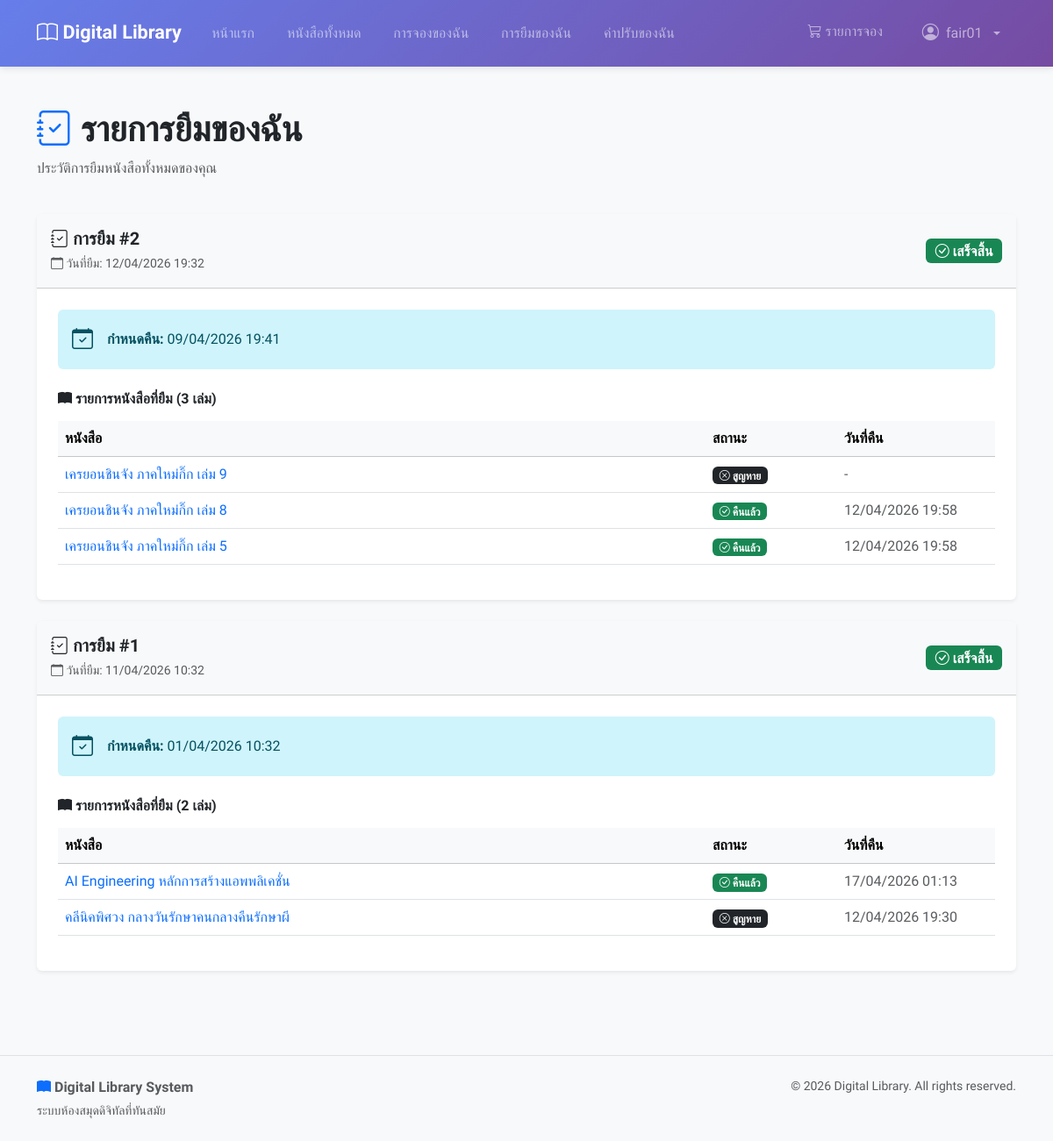
Before: /my-loans/ (signed in) with the older database file.
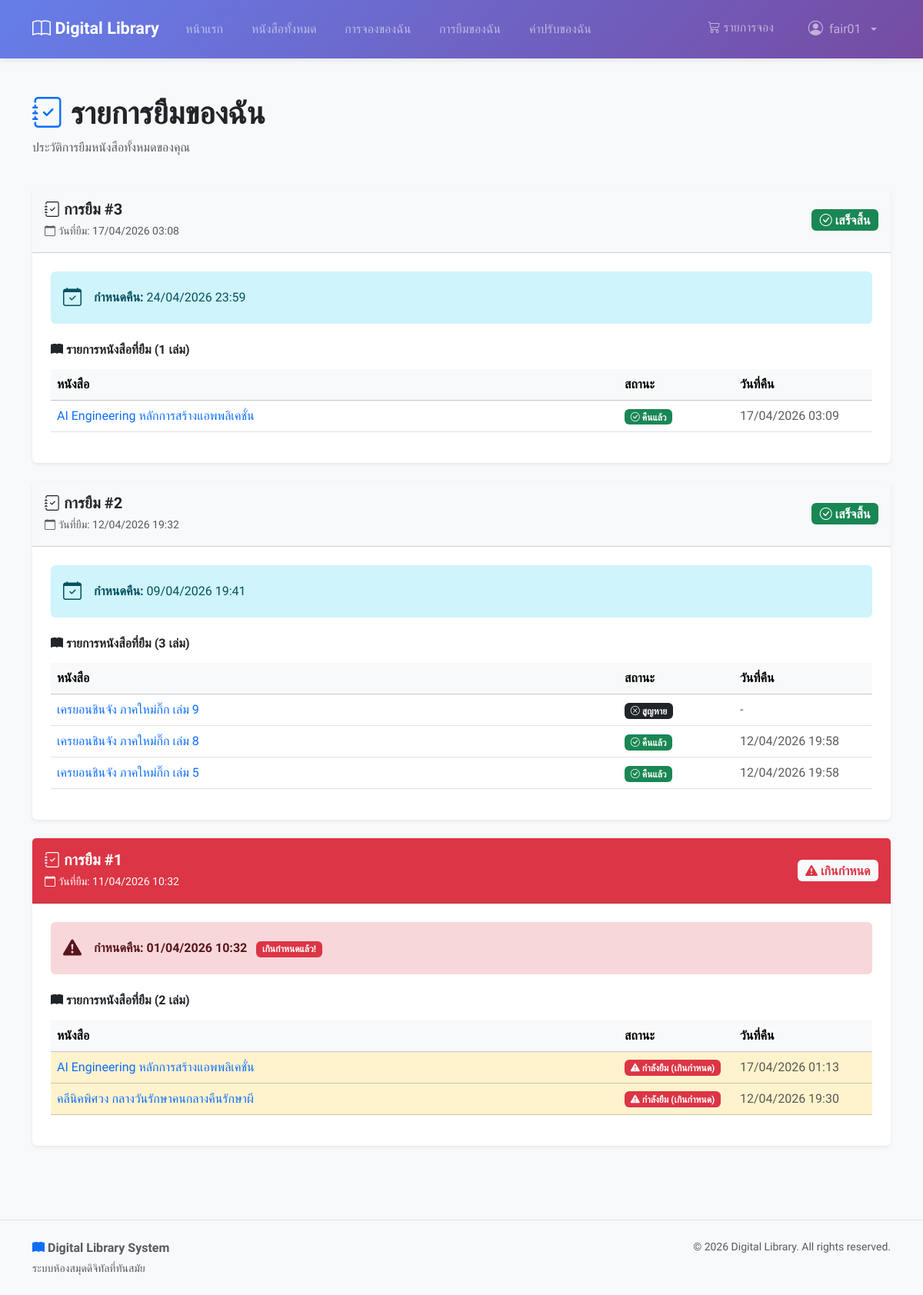
After: the same page with the newer database file.
### loans/models.py (models this page shows, shortened)
class Loan(models.Model):
    STATUS_CHOICES = [
        ('active', 'กำลังยืม'),
        ('completed', 'เสร็จสิ้น'),
    ]
    id = models.AutoField(primary_key=True)
    user = models.ForeignKey(
        settings.AUTH_USER_MODEL,
        on_delete=models.CASCADE,
        related_name='loans'
    )
    status = models.CharField(
        max_length=20,
        choices=STATUS_CHOICES,
        default='active'
    )
    due_date = models.DateTimeField(null=True, blank=True)
    created_at = models.DateTimeField(auto_now_add=True)
    if TYPE_CHECKING:
        loan_items: Manager["LoanItem"]
    class Meta:
        db_table = 'loans'
        verbose_name = 'Loan'
        verbose_name_plural = 'Loans'
        ordering = ['-created_at']
    @property
    def is_overdue(self) -> bool:
        if self.status != 'active' or not self.due_date:
            return False
        return self.due_date < timezone.now()

class LoanItem(models.Model):
    STATUS_CHOICES = [
        ('borrowed', 'กำลังยืม'),
        ('returned', 'คืนแล้ว'),
        ('lost', 'หาย'),
    ]
    id = models.AutoField(primary_key=True)
    book = models.ForeignKey(
        Book,
        on_delete=models.CASCADE,
        related_name='loan_items'
    )
    loan = models.ForeignKey(
        Loan,
        on_delete=models.CASCADE,
        related_name='loan_items'
    )
    hold_item = models.OneToOneField(
        HoldItem,
        on_delete=models.SET_NULL,
        null=True,
        blank=True,
        related_name='loan_item'
    )
    status = models.CharField(
        max_length=20,
        choices=STATUS_CHOICES,
        default='borrowed'
    )
    returned_at = models.DateTimeField(null=True, blank=True)
    created_at = models.DateTimeField(auto_now_add=True)
    class Meta:
        db_table = 'loan_items'
        verbose_name = 'Loan Item'
        verbose_name_plural = 'Loan Items'
        ordering = ['-created_at']
    @property
    def is_overdue(self) -> bool:
        if self.status != 'borrowed':
            return False
        return self.loan.is_overdue

### books/models.py (models this page shows, shortened)
class Book(models.Model):
    id = models.AutoField(primary_key=True)
    title = models.CharField(max_length=255)
    isbn = models.CharField(
        max_length=13,
        unique=True,
        null=False,
        blank=False,
    )
    description = models.TextField(null=True, blank=True)
    image_url = models.ImageField(
        upload_to="books/covers/",
        max_length=255,
        null=True,
        blank=True,
    )
    total_quantity = models.IntegerField(default=0)
    available_quantity = models.IntegerField(default=0)
    publish_year = models.IntegerField(null=True, blank=True)
    publisher = models.ForeignKey(
        Publisher,
        on_delete=models.SET_NULL,
        null=True,
        blank=True,
        related_name='books',
    )
    authors = models.ManyToManyField(
        Author,
        blank=True,
        through="BookAuthor",
        related_name="books",
    )
    categories = models.ManyToManyField(
        Category,
        blank=True,
        through="BookCategory",
        related_name="books",
    )
    created_at = models.DateTimeField(auto_now_add=True)
    if TYPE_CHECKING:
        hold_items: Manager[HoldItem]
        hold_items: Manager[HoldItem]
        loan_items: Manager[LoanItem]
    class Meta:
        db_table = "books"
        verbose_name = "Book"
        verbose_name_plural = "Books"
        constraints = [
            models.CheckConstraint(
                check=Q(total_quantity__gte=0),
                name="check_books_total_quantity_gte_0",
            ),
            models.CheckConstraint(
                check=Q(available_quantity__gte=0),
                name="check_books_available_quantity_gte_0",
            ),
            models.CheckConstraint(
                check=Q(publish_year__isnull=True) | Q(publish_year__gte=0),
                name="check_books_publish_year_gte_0_or_null",
            ),
        ]

### loans/views.py (the view)
# urls.py: path('my-loans/', views.my_loans_view, name='my_loans'),
@login_required
def my_loans_view(request):
    loans = Loan.objects.filter(
        user=request.user
    ).prefetch_related(
        'loan_items__book__authors',
        'loan_items__book__publisher'
    ).order_by('-created_at')
    context = {
        'loan_batches': loans,
    }
    return render(request, 'loans/my_loans.html', context)

### books/cart.py (called while the page is built)
    def count(self):
        return len(self.cart)

### books/context_processors.py (called while the page is built)
def cart_context(request):
    cart = Cart(request)
    return {
        'cart_count': cart.count()
    }

### templates/loans/my_loans.html (shortened to what the changed rows need)
{% extends "base.html" %}
{% block content %}
    <div class="container mt-4">
        <div class="row mb-4">
            <div class="col">
                <h1 class="fw-bold">
                    <i class="bi bi-journal-check text-primary"></i> รายการยืมของฉัน
                </h1>
            </div>
        </div>
        {% if loan_batches %}
            <div class="row">
                <div class="col">
                    {% for batch in loan_batches %}
                        <div class="card shadow-sm border-0 mb-4">
                            <div class="card-header d-flex justify-content-between align-items-center py-3 {% if batch.is_overdue %}bg-danger text-white{% else %}bg-light{% endif %}">
                                <div>
                                    <h5 class="mb-1 fw-semibold">
                                        <i class="bi bi-journal-check"></i> การยืม #{{ batch.id }}
                                    </h5>
                                    <small {% if not batch.is_overdue %}class="text-muted"{% endif %}>
                                        <i class="bi bi-calendar"></i> วันที่ยืม: {{ batch.created_at|date:"d/m/Y H:i" }}
                                    </small>
                                </div>
                                <div>
                                    {% if batch.is_overdue %}
                                        <span class="badge bg-light text-danger fs-6">
                                            <i class="bi bi-exclamation-triangle-fill"></i> เกินกำหนด
                                        </span>
                                    {% else %}
                                        <span class="badge {% if batch.status == 'completed' %}bg-success{% else %}bg-primary{% endif %} fs-6">
                                            <i class="bi bi-check-circle"></i> {{ batch.get_status_display }}
                                        </span>
                                    {% endif %}
                                </div>
                            </div>
                            <div class="card-body p-4">
                                {% if batch.due_date %}
                                    <div class="alert {% if batch.is_overdue %}alert-danger{% else %}alert-info{% endif %} border-0 mb-4">
                                        <div class="d-flex align-items-center">
                                            <i class="bi {% if batch.is_overdue %}bi-exclamation-triangle-fill{% else %}bi-calendar-check{% endif %} fs-4 me-3"></i>
                                            <div>
                                                <strong>กำหนดคืน:</strong>
                                                <span class="{% if batch.is_overdue %}fw-bold{% endif %}">{{ batch.due_date|date:"d/m/Y H:i" }}</span>
                                                {% if batch.is_overdue %}<span class="badge bg-danger ms-2">เกินกำหนดแล้ว!</span>{% endif %}
                                            </div>
                                        </div>
                                    </div>
                                {% endif %}
                                <h6 class="fw-semibold mb-3">
                                    <i class="bi bi-book-fill"></i> รายการหนังสือที่ยืม ({{ batch.loan_items.count }} เล่ม)
                                </h6>
                                <div class="table-responsive">
                                    <table class="table table-hover align-middle">
                                        <thead class="table-light">
                                            <tr>
                                                <th>หนังสือ</th>
                                                <th style="width: 150px;">สถานะ</th>
                                                <th style="width: 180px;">วันที่คืน</th>
                                            </tr>
                                        </thead>
                                        <tbody>
                                            {% for item in batch.loan_items.all %}
                                                <tr {% if item.is_overdue and item.status == 'borrowed' %}class="table-warning"{% endif %}>
                                                    <td>
                                                        <a href="{% url 'books:book_detail' item.book.id %}"
                                                           class="text-decoration-none fw-medium">{{ item.book.title }}</a>
                                                    </td>
                                                    <td>
                                                        {% if item.status == 'borrowed' %}
                                                            {% if item.is_overdue %}
                                                                <span class="badge bg-danger">
                                                                    <i class="bi bi-exclamation-triangle-fill"></i> กำลังยืม (เกินกำหนด)
                                                                </span>
                                                            {% else %}
                                                                <span class="badge bg-primary">
                                                                    <i class="bi bi-book"></i> กำลังยืม
                                                                </span>
                                                            {% endif %}
                                                        {% elif item.status == 'returned' %}
                                                            <span class="badge bg-success">
                                                                <i class="bi bi-check-circle"></i> คืนแล้ว
                                                            </span>
                                                        {% elif item.status == 'lost' %}
                                                            <span class="badge bg-dark">
                                                                <i class="bi bi-x-circle"></i> สูญหาย
                                                            </span>
                                                        {% endif %}
                                                    </td>
                                                    <td class="text-muted">
                                                        {% if item.returned_at %}
                                                            {{ item.returned_at|date:"d/m/Y H:i" }}
                                                        {% else %}
                                                            -
                                                        {% endif %}
                                                    </td>
                                                </tr>
                                            {% endfor %}
                                        </tbody>
                                    </table>
                                </div>
                            </div>
                        </div>
                    {% endfor %}
                </div>
            </div>
        {% endif %}
    </div>
{% endblock content %}

Changed rows visible on the page:
added Loan: id "3", created_at "17/04/2026 03:08", status "เสร็จสิ้น", due_date "24/04/2026 23:59", loan_items.count "1"
added LoanItem: book "AI Engineering หลักการสร้างแอพพลิเคชั่น", status "returned" (drawn), returned_at "17/04/2026 03:09", shown under "3"
changed Loan id 1: status "เสร็จสิ้น" → (not shown); now shows "เกินกำหนด เกินกำหนดแล้ว!"
changed LoanItem (number 5 of 6 on the later page): status "คืนแล้ว" → "กำลังยืม (เกินกำหนด)"
changed LoanItem "คลีนิคพิศวง กลางวันรักษาคนกลางคืนรักษาผี": status "สูญหาย" → "กำลังยืม (เกินกำหนด)"
